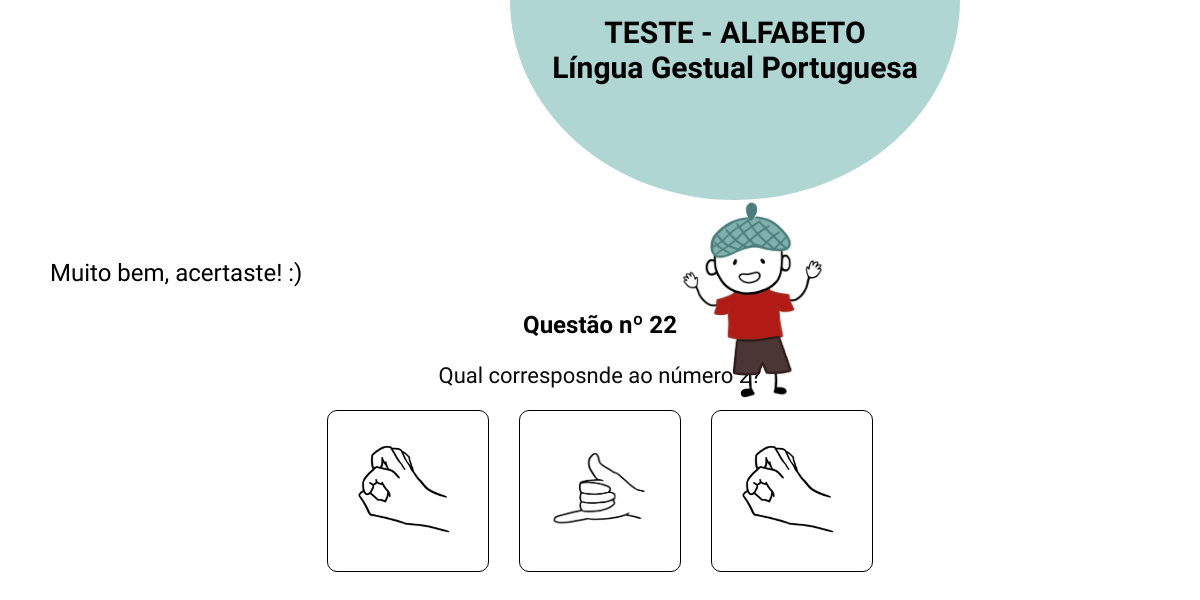
The app's page /testes/verificar_resposta/57/ with its own data.
### testes/models.py (models this page shows, shortened)
class Pergunta(models.Model):
    TESTE_TIPO_CHOICES = [
        ('imagem', 'Imagem'),
        ('video', 'Vídeo'),
    ]
    teste = models.ForeignKey(Teste, on_delete=models.CASCADE)
    texto = models.TextField()
    tipo = models.CharField(max_length=10, choices=TESTE_TIPO_CHOICES, default='imagem')
    video = models.FileField(upload_to='videos_perguntas/', blank=True, null=True)  # Só se for tipo vídeo
    imagem = models.ImageField(upload_to='perguntas/', blank=True, null=True)  # Só se for tipo imagem

class Resposta(models.Model):
    pergunta = models.ForeignKey(Pergunta, on_delete=models.CASCADE)
    imagem = models.ImageField(upload_to='respostas/', blank=True, null=True)  # Imagem opcional
    video = models.FileField(upload_to='videos_respostas/', blank=True, null=True)  # Novo campo de v
    correta = models.BooleanField(default=False)
    explicacao = models.TextField(blank=True, null=True)
    texto = models.CharField(max_length=255, blank=True, null=True)

### testes/views.py (the view, shortened to what this page needs)
# urls.py: path('verificar_resposta/<int:resposta_id>/', views.verificar_resposta_direta, name='verificar_resposta'),
def verificar_resposta_direta(request, resposta_id):
    resposta = get_object_or_404(Resposta, id=resposta_id)
    pergunta = resposta.pergunta
    acertou = resposta.correta
    explicacao = resposta.explicacao
    tentativas = request.session.get('tentativas', {})
    pergunta_id_str = str(pergunta.id)
    if pergunta_id_str not in tentativas:
        tentativas[pergunta_id_str] = 1
    else:
        if not acertou:
            tentativas[pergunta_id_str] += 1
    request.session['tentativas'] = tentativas
    if acertou:
        proxima_pergunta = Pergunta.objects.filter(
            teste=pergunta.teste,
            id__gt=pergunta.id
        ).first()
        if proxima_pergunta:
            proxima_respostas = Resposta.objects.filter(pergunta=proxima_pergunta)
            return render(request, 'testes/resultado.html', {
                'acertou': True,
                'explicacao': explicacao,
                'proxima_pergunta': proxima_pergunta,
                'proxima_respostas': proxima_respostas,
            })
    else:
        return render(request, 'testes/resultado.html', {
            'acertou': False,
            'explicacao': explicacao,
            'pergunta': pergunta,  # Garantir que a mesma pergunta seja renderizada
        })

### testes/templates/testes/resultado.html (shortened to what this page needs)
{% load static %}
<!DOCTYPE html>
<html lang="pt">
<head>
    <link rel="stylesheet" type="text/css" href="{% static 'testes/resultado.css' %}">
</head>
<body>
    {% if not acertou %}
        <div class="circulo-container">
            <div class="meio-circulo"></div>
            <div class="texto-circulo">
                <h1>TESTE - ALFABETO<br>Língua Gestual Portuguesa<br></h1>
            </div>
        </div>
        <div class="mensagem">
            <p>Erraste :(</p>
            {% if explicacao %}
                <div class="explicacao">
                    <p>{{ explicacao }}</p>
                    <p>Tenta de novo e vais ver que consegues!</p>
                </div>
            {% endif %}
        </div>
        <div class="container-resposta">
            <div class="left-content">
                <a href="{% url 'testes:perguntas' teste_id=pergunta.teste.id pergunta_id=pergunta.id %}">
                    <button class="botao">Tentar de novo</button>
                </a>
            </div>
            <div class="right-image">
                <img src="{% static 'utilizador/images/boneco_triste.png' %}" alt="Boneco" class="boneco">
            </div>
        </div>
    {% else %}
        <div class="circulo-container-CERTO">
            <div class="meio-circulo-CERTO"></div>
            <div class="texto-circulo-CERTO">
                <h1>TESTE - ALFABETO<br>Língua Gestual Portuguesa<br></h1>
            </div>
        </div>
        <div class="mensagem-correta">
            <p>Muito bem, acertaste! :)</p>
        </div>
        <div class="question">
            <h3>Questão nº {{ proxima_pergunta.id }}</h3>
            <p>{{ proxima_pergunta.texto }}</p>
        </div>
        <div class="answers">
            {% for resposta in proxima_respostas %}
                <a href="{% url 'testes:verificar_resposta' resposta.id %}" class="answer-box">
                    {% if resposta.imagem %}
                        <img src="{{ resposta.imagem.url }}" alt="Opção {{ forloop.counter }}">
                    {% elif resposta.video %}
                        <video width="200" controls>
                            <source src="{{ resposta.video.url }}" type="video/mp4">
                            O seu navegador não suporta vídeo.
                        </video>
                    {% elif resposta.texto %}
                        <p>{{ resposta.texto }}</p>
                    {% endif %}
                </a>
            {% endfor %}
        </div>
        <div class="Boneco">
            <img src="{% static 'utilizador/images/boneco_acertou.png' %}" alt="Boneco" class="boneco">
        </div>
    {% endif %}
</body>
</html>

### testes/static/testes/resultado.css (style rules this page uses)
body { font-family: Arial, sans-serif; text-align: center; background-color: #fff; margin: 0; padding: 0; }
* { font-family: 'Sansation', sans-serif; }
.boneco { width: 120%; height: auto; }
.circulo-container-CERTO { position: relative; display: flex; justify-content: center; align-items: center; width: 450px; height: 400px; margin-left: 510px; }
.meio-circulo-CERTO { width: 100%; height: 100%; background-color: #B0D6D4; border-radius: 50%; position: absolute; z-index: 3; top:-200px; }
.texto-circulo-CERTO { position: relative; z-index: 4; text-align: center; top:-150px; font-size:15px; }
.mensagem-correta { max-width: 400px; font-size: 24px; text-align: left; margin-left: 50px; margin-top:-165px; }
.answers { display: flex; justify-content: center; gap: 40px; margin-top: 20px; flex-wrap: wrap; }
.answers img { width: 100px; height: auto; cursor: pointer; transition: transform 0.2s; }
.Boneco { position: absolute; top: 200px; right: 400px; z-index: 10; width: 10%; height: auto; }
.answers { display: flex; justify-content: center; gap: 30px; flex-wrap: wrap; margin-top: 5px; }
.answer-box { width: 160px; height: 160px; border: 1px solid #000000; border-radius: 10px; display: flex; justify-content: center; align-items: center; overflow: hidden; text-decoration: none; }
.answer-box img { max-width: 80%; max-height: 80%; object-fit: contain; }
.question h3 { font-size: 24px; color: #000000; }
.question p { font-size: 22px; color: #0b0b0b; }

### records on screen
Pergunta: id "22", texto "Qual corresposnde ao número 2?"
Resposta: imagem (picture)
Resposta: imagem (picture)
Resposta: imagem (picture)
